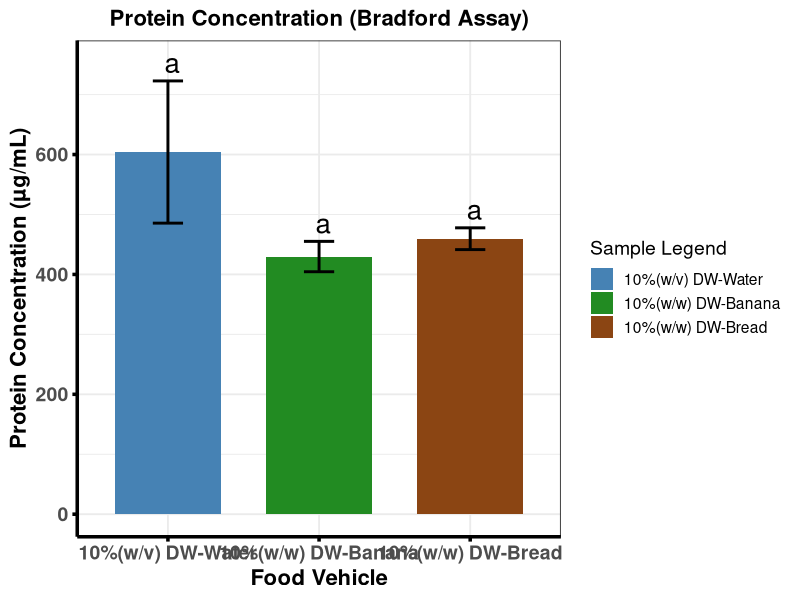

Write R code to recreate this figure.
#This Code is made by Maruf Raihan (PhD,NICHE,Ulster)for Bradford data statistical analysis and visual presentation

library(emmeans)
library(multcomp)
library(multcompView)
library(ggplot2)

# ---------------------------------------------------------
# 1. RAW DATA
# ---------------------------------------------------------
df <- data.frame(
  Sample = factor(rep(c("10%(w/v) DW-Water", "10%(w/w) DW-Banana", "10%(w/w) DW-Bread"), each = 3),
                  levels = c("10%(w/v) DW-Water", "10%(w/w) DW-Banana", "10%(w/w) DW-Bread")),
  Protein = c(
    639.00, 472.04, 701.52,   # 10%(w/v) DW-Water
    400.72, 441.69, 447.00,   # 10%(w/w) DW-Banana
    448.05, 480.52, 450.14    # 10%(w/w) DW-Bread"
  )
)

# ---------------------------------------------------------
# 2. DESCRIPTIVE STATS
# ---------------------------------------------------------
df_stats <- aggregate(Protein ~ Sample, df, function(x) {
  c(Mean = mean(x), SD = sd(x), CV = sd(x)/mean(x)*100)
})

df_stats <- do.call(data.frame, df_stats)
names(df_stats) <- c("Sample", "Mean", "SD", "CV")

# ---------------------------------------------------------
# 3. ANOVA + TUKEY
# ---------------------------------------------------------
model <- aov(Protein ~ Sample, data = df)
emm <- emmeans(model, ~ Sample)
tukey <- summary(pairs(emm, adjust = "tukey"))

# ---------------------------------------------------------
# 4. Tukey LETTERS
# ---------------------------------------------------------
cld_out <- suppressMessages(
  cld(emm, Letters = letters, adjust = "tukey")
)

df_plot <- merge(df_stats, cld_out[, c("Sample", ".group")], by = "Sample")

# ---------------------------------------------------------
# 5. BASE PLOT
# ---------------------------------------------------------
p_bradford <- ggplot(df_plot, aes(x = Sample, y = Mean, fill = Sample)) +
  geom_col(width = 0.7) +
  geom_errorbar(aes(ymin = Mean - SD, ymax = Mean + SD),
                width = 0.2, linewidth = 1) +
  geom_text(aes(label = .group, y = Mean + SD + 30), size = 7) +
  
  scale_fill_manual(
    name= "Sample Legend",
    values = c("10%(w/v) DW-Water" = "steelblue",
               "10%(w/w) DW-Banana" = "forestgreen",
               "10%(w/w) DW-Bread" = "saddlebrown")
  ) +
  
  theme_bw(base_size = 14) +
  theme(
    legend.position = "right",
    legend.box = "vertical",
    plot.title = element_text(size = 16, face = "bold", hjust = 0.5),
    axis.text.x = element_text(size = 14, face = "bold"),
    axis.text.y = element_text(size = 14, face = "bold"),
    axis.title.x = element_text(size = 16, face = "bold"),
    axis.title.y = element_text(size = 16, face = "bold"),
    axis.line = element_line(colour = "black", linewidth = 1.2),
    axis.ticks = element_line(colour = "black", linewidth = 1.2)
  ) +
  labs(
    title = "Protein Concentration (Bradford Assay)",
    x = "Food Vehicle",
    y = "Protein Concentration (µg/mL)"
  ) 

# ---------------------------------------------------------
# 6. SINGLE ANOVA BRACKET ACROSS ALL THREE BARS
# ---------------------------------------------------------
#p_bradford <- p_bradford +
#  annotate("segment", x = 1, xend = 3, y = 1050, yend = 1050, linewidth = 1.2) +
# annotate("text", x = 2, y = 1080, label = "*", size = 8)

# ---------------------------------------------------------
# 7. PRINT
# ---------------------------------------------------------
print(p_bradford)

cat("\n=== DESCRIPTIVE STATS ===\n")
print(df_stats)

cat("\n=== ANOVA SUMMARY ===\n")
print(summary(model))

cat("\n=== TUKEY POST-HOC ===\n")
print(tukey)
